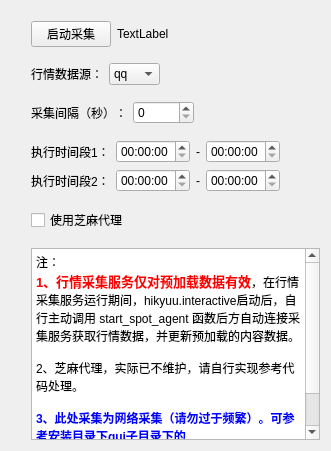
      <widget class="QWidget" name="tab">
       <attribute name="title">
        <string>行情采集服务</string>
       </attribute>
       <layout class="QVBoxLayout" name="verticalLayout_2">
        <item>
         <spacer name="verticalSpacer_3">
          <property name="orientation">
           <enum>Qt::Vertical</enum>
          </property>
          <property name="sizeType">
           <enum>QSizePolicy::Minimum</enum>
          </property>
          <property name="sizeHint" stdset="0">
           <size>
            <width>20</width>
            <height>10</height>
           </size>
          </property>
         </spacer>
        </item>
        <item>
         <layout class="QHBoxLayout" name="horizontalLayout_15">
          <property name="leftMargin">
           <number>20</number>
          </property>
          <item>
           <widget class="QPushButton" name="collect_start_pushButton">
            <property name="text">
             <string>启动采集</string>
            </property>
           </widget>
          </item>
          <item>
           <widget class="QLabel" name="collect_status_label">
            <property name="text">
             <string>TextLabel</string>
            </property>
           </widget>
          </item>
          <item>
           <spacer name="horizontalSpacer">
            <property name="orientation">
             <enum>Qt::Horizontal</enum>
            </property>
            <property name="sizeHint" stdset="0">
             <size>
              <width>40</width>
              <height>20</height>
             </size>
            </property>
           </spacer>
          </item>
         </layout>
        </item>
        <item>
         <spacer name="verticalSpacer">
          <property name="orientation">
           <enum>Qt::Vertical</enum>
          </property>
          <property name="sizeType">
           <enum>QSizePolicy::Fixed</enum>
          </property>
          <property name="sizeHint" stdset="0">
           <size>
            <width>20</width>
            <height>10</height>
           </size>
          </property>
         </spacer>
        </item>
        <item>
         <layout class="QHBoxLayout" name="horizontalLayout_13">
          <property name="leftMargin">
           <number>20</number>
          </property>
          <item>
           <widget class="QLabel" name="label_39">
            <property name="text">
             <string>行情数据源：</string>
            </property>
           </widget>
          </item>
          <item>
           <widget class="QComboBox" name="collect_source_comboBox">
            <item>
             <property name="text">
              <string>qq</string>
             </property>
            </item>
            <item>
             <property name="text">
              <string>qmt</string>
             </property>
            </item>
           </widget>
          </item>
          <item>
           <spacer name="horizontalSpacer_2">
            <property name="orientation">
             <enum>Qt::Horizontal</enum>
            </property>
            <property name="sizeHint" stdset="0">
             <size>
              <width>40</width>
              <height>20</height>
             </size>
            </property>
           </spacer>
          </item>
         </layout>
        </item>
        <item>
         <spacer name="verticalSpacer_2">
          <property name="orientation">
           <enum>Qt::Vertical</enum>
          </property>
          <property name="sizeType">
           <enum>QSizePolicy::Fixed</enum>
          </property>
          <property name="sizeHint" stdset="0">
           <size>
            <width>20</width>
            <height>10</height>
           </size>
          </property>
         </spacer>
        </item>
        <item>
         <layout class="QHBoxLayout" name="horizontalLayout_10">
          <property name="leftMargin">
           <number>20</number>
          </property>
          <item>
           <widget class="QLabel" name="label_23">
            <property name="text">
             <string>采集间隔（秒）：</string>
            </property>
           </widget>
          </item>
          <item>
           <widget class="QSpinBox" name="collect_sample_spinBox">
            <property name="maximum">
             <number>86400</number>
            </property>
           </widget>
          </item>
          <item>
           <spacer name="horizontalSpacer_3">
            <property name="orientation">
             <enum>Qt::Horizontal</enum>
            </property>
            <property name="sizeHint" stdset="0">
             <size>
              <width>40</width>
              <height>20</height>
             </size>
            </property>
           </spacer>
          </item>
         </layout>
        </item>
        <item>
         <spacer name="verticalSpacer_4">
          <property name="orientation">
           <enum>Qt::Vertical</enum>
          </property>
          <property name="sizeType">
           <enum>QSizePolicy::Minimum</enum>
          </property>
          <property name="sizeHint" stdset="0">
           <size>
            <width>20</width>
            <height>10</height>
           </size>
          </property>
         </spacer>
        </item>
        <item>
         <layout class="QHBoxLayout" name="horizontalLayout_8">
          <property name="leftMargin">
           <number>20</number>
          </property>
          <item>
           <widget class="QLabel" name="label_21">
            <property name="text">
             <string>执行时间段1：</string>
            </property>
           </widget>
          </item>
          <item>
           <layout class="QHBoxLayout" name="horizontalLayout_6">
            <item>
             <widget class="QTimeEdit" name="collect_phase1_start_timeEdit">
              <property name="currentSection">
               <enum>QDateTimeEdit::HourSection</enum>
              </property>
             </widget>
            </item>
            <item>
             <widget class="QLabel" name="label_22">
              <property name="text">
               <string>-</string>
              </property>
             </widget>
            </item>
            <item>
             <widget class="QTimeEdit" name="collect_phase1_last_timeEdit"/>
            </item>
            <item>
             <spacer name="horizontalSpacer_4">
              <property name="orientation">
               <enum>Qt::Horizontal</enum>
              </property>
              <property name="sizeHint" stdset="0">
               <size>
                <width>40</width>
                <height>20</height>
               </size>
              </property>
             </spacer>
            </item>
           </layout>
          </item>
         </layout>
        </item>
        <item>
         <layout class="QHBoxLayout" name="horizontalLayout_9">
          <property name="leftMargin">
           <number>20</number>
          </property>
          <item>
           <widget class="QLabel" name="label_37">
            <property name="text">
             <string>执行时间段2：</string>
            </property>
           </widget>
          </item>
          <item>
           <layout class="QHBoxLayout" name="horizontalLayout_7">
            <item>
             <widget class="QTimeEdit" name="collect_phase2_start_timeEdit">
              <property name="currentSection">
               <enum>QDateTimeEdit::HourSection</enum>
              </property>
             </widget>
            </item>
            <item>
             <widget class="QLabel" name="label_38">
              <property name="text">
               <string>-</string>
              </property>
             </widget>
            </item>
            <item>
             <widget class="QTimeEdit" name="collect_phase2_last_timeEdit"/>
            </item>
            <item>
             <spacer name="horizontalSpacer_5">
              <property name="orientation">
               <enum>Qt::Horizontal</enum>
              </property>
              <property name="sizeHint" stdset="0">
               <size>
                <width>40</width>
                <height>20</height>
               </size>
              </property>
             </spacer>
            </item>
           </layout>
          </item>
         </layout>
        </item>
        <item>
         <spacer name="verticalSpacer_5">
          <property name="orientation">
           <enum>Qt::Vertical</enum>
          </property>
          <property name="sizeType">
           <enum>QSizePolicy::Minimum</enum>
          </property>
          <property name="sizeHint" stdset="0">
           <size>
            <width>20</width>
            <height>10</height>
           </size>
          </property>
         </spacer>
        </item>
        <item>
         <layout class="QHBoxLayout" name="horizontalLayout_16">
          <property name="leftMargin">
           <number>20</number>
          </property>
          <property name="topMargin">
           <number>0</number>
          </property>
          <item>
           <widget class="QCheckBox" name="collect_use_zhima_checkBox">
            <property name="sizePolicy">
             <sizepolicy hsizetype="Preferred" vsizetype="Fixed">
              <horstretch>0</horstretch>
              <verstretch>0</verstretch>
             </sizepolicy>
            </property>
            <property name="text">
             <string>使用芝麻代理</string>
            </property>
           </widget>
          </item>
         </layout>
        </item>
        <item>
         <spacer name="verticalSpacer_6">
          <property name="orientation">
           <enum>Qt::Vertical</enum>
          </property>
          <property name="sizeType">
           <enum>QSizePolicy::Minimum</enum>
          </property>
          <property name="sizeHint" stdset="0">
           <size>
            <width>20</width>
            <height>10</height>
           </size>
          </property>
         </spacer>
        </item>
        <item>
         <layout class="QHBoxLayout" name="horizontalLayout_17">
          <property name="leftMargin">
           <number>20</number>
          </property>
          <property name="topMargin">
           <number>0</number>
          </property>
          <item>
           <widget class="QTextBrowser" name="textBrowser">
            <property name="html">
             <string>&lt;!DOCTYPE HTML PUBLIC &quot;-//W3C//DTD HTML 4.0//EN&quot; &quot;http://www.w3.org/TR/REC-html40/strict.dtd&quot;&gt;
&lt;html&gt;&lt;head&gt;&lt;meta name=&quot;qrichtext&quot; content=&quot;1&quot; /&gt;&lt;meta charset=&quot;utf-8&quot; /&gt;&lt;style type=&quot;text/css&quot;&gt;
p, li { white-space: pre-wrap; }
hr { height: 1px; border-width: 0; }
li.unchecked::marker { content: &quot;\2610&quot;; }
li.checked::marker { content: &quot;\2612&quot;; }
&lt;/style&gt;&lt;/head&gt;&lt;body style=&quot; font-size:13pt; font-weight:400; font-style:normal;&quot;&gt;
&lt;p style=&quot; margin-top:0px; margin-bottom:0px; margin-left:0px; margin-right:0px; -qt-block-indent:0; text-indent:0px;&quot;&gt;&lt;span style=&quot; font-size:9pt;&quot;&gt;注：&lt;/span&gt;&lt;/p&gt;
&lt;p style=&quot; margin-top:0px; margin-bottom:0px; margin-left:0px; margin-right:0px; -qt-block-indent:0; text-indent:0px;&quot;&gt;&lt;span style=&quot; font-size:10pt; font-weight:600; color:#ff0000;&quot;&gt;1、行情采集服务仅对预加载数据有效&lt;/span&gt;&lt;span style=&quot; font-size:9pt;&quot;&gt;，在行情采集服务运行期间，hikyuu.interactive启动后，自行主动调用 start_spot_agent 函数后方自动连接采集服务获取行情数据，并更新预加载的内容数据。&lt;/span&gt;&lt;/p&gt;
&lt;p style=&quot;-qt-paragraph-type:empty; margin-top:0px; margin-bottom:0px; margin-left:0px; margin-right:0px; -qt-block-indent:0; text-indent:0px; font-size:9pt;&quot;&gt;&lt;br /&gt;&lt;/p&gt;
&lt;p style=&quot; margin-top:0px; margin-bottom:0px; margin-left:0px; margin-right:0px; -qt-block-indent:0; text-indent:0px;&quot;&gt;&lt;span style=&quot; font-size:9pt;&quot;&gt;2、芝麻代理，实际已不维护，请自行实现参考代码处理。&lt;/span&gt;&lt;/p&gt;
&lt;p style=&quot;-qt-paragraph-type:empty; margin-top:0px; margin-bottom:0px; margin-left:0px; margin-right:0px; -qt-block-indent:0; text-indent:0px; font-size:9pt;&quot;&gt;&lt;br /&gt;&lt;/p&gt;
&lt;p style=&quot; margin-top:0px; margin-bottom:0px; margin-left:0px; margin-right:0px; -qt-block-indent:0; text-indent:0px;&quot;&gt;&lt;span style=&quot; font-size:9pt; font-weight:696; color:#0000ff;&quot;&gt;3、此处采集为网络采集（请勿过于频繁）。可参考安装目录下gui子目录下的 start_qmt.py（miniqmt已不可用）自行实现自有数据源的接入。&lt;/span&gt;&lt;/p&gt;&lt;/body&gt;&lt;/html&gt;</string>
            </property>
           </widget>
          </item>
         </layout>
        </item>
       </layout>
      </widget>
